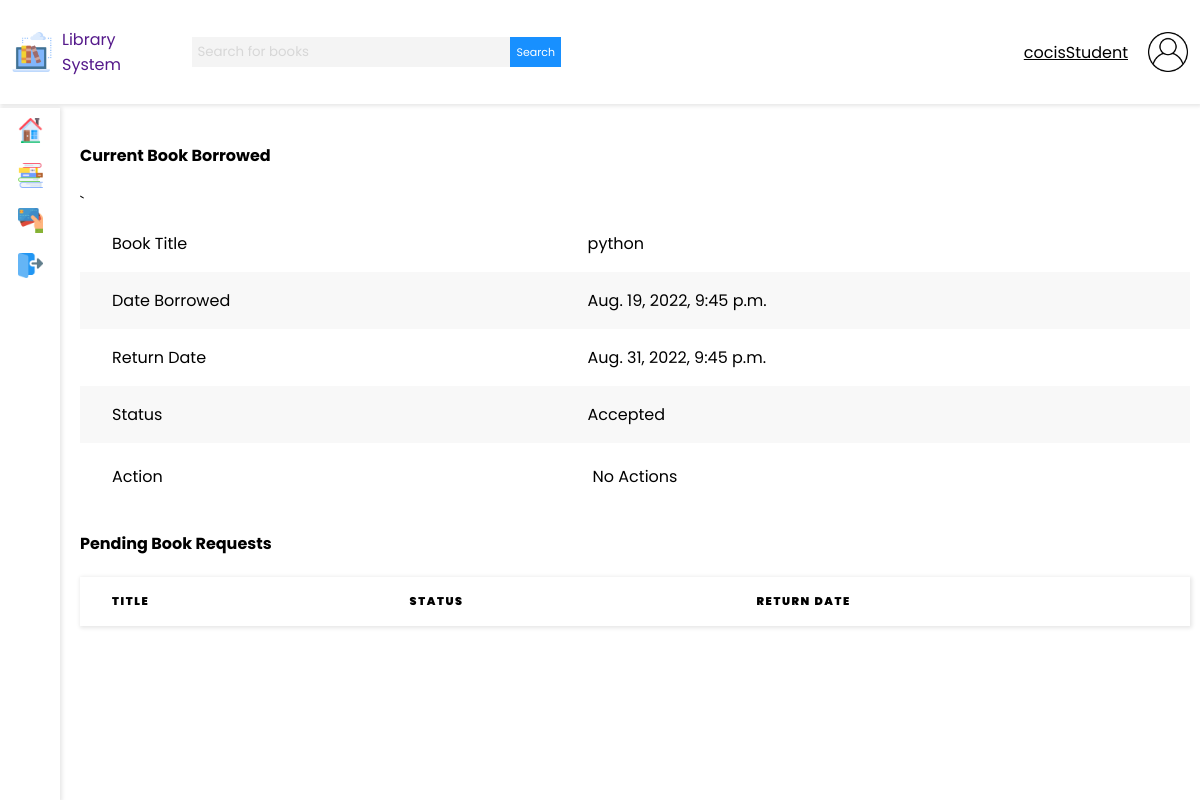
The page /books/book_requests/ (signed in) on the database its author committed.
### base/models.py (models this page shows, shortened)
class Order(models.Model):
    STATUS = (
        ('Pending', 'Pending'),
        ('Accepted', 'Accepted'),
        ('Returned', 'Returned'),
    )
    book_name = models.ForeignKey(Book, null=True, on_delete=models.SET_NULL)
    date_borrowed = models.DateTimeField(
        auto_now_add=False, auto_now=False, blank=True)
    return_date = models.DateTimeField(
        auto_now_add=False, auto_now=False, blank=True)
    status = models.CharField(max_length=200, null=True, choices=STATUS)
    student_name = models.ForeignKey(
        User, null=True, on_delete=models.SET_NULL)

class Book(models.Model):
    title = models.CharField(max_length=200)
    author = models.CharField(max_length=200)
    description = models.TextField(null=True, blank=True)
    updated = models.DateField(auto_now=True)
    updated = models.DateField(auto_now_add=True)
    def __str__(self):
        return self.title

### base/views.py (the view)
# urls.py: path('books/book_requests/', views.bookRequests, name='book_requests'),
@login_required(login_url='/login')
def bookRequests(request):
    total_orders = Order.objects.filter(
        status='Pending',
        student_name=request.user
    )
    total_orders_admin = Order.objects.filter(status='Pending')
    borrowed_books = Order.objects.filter(status="Accepted")
    user_role = Role.objects.get(user=request.user.id)
    total_books = Book.objects.count()
    current_book_borrowed = Order.objects.filter(
        student_name=request.user).order_by("-id")[:1]
    all_requests = Order.objects.all().order_by("-id")
    current = {}
    return_warn_message = ""
    if len(current_book_borrowed) > 0:
        current = current_book_borrowed[0]
        return_date = str(current.return_date).split(" ")
        now = str(datetime.now()).split(" ")
        return_date = datetime.strptime(return_date[0], '%Y-%m-%d')
        now = datetime.strptime(now[0], '%Y-%m-%d')
        diff = (now-return_date).days
        if diff >= 3 and current.status == "Accepted":
            return_warn_message = "You have been fined 5000 for exceeding the return date by 3 days"
        if diff >= 10:
            return_warn_message = "You have been fined 15000 for exceeding the return date by 10 days"
        elif diff < 1 and abs(diff) <= 3:
            return_warn_message = "You have " + \
                str(abs(diff)) + \
                " day(s) until the return date"
        elif abs(diff) < 3 and current.status == "Accepted":
            return_warn_message = "You have " + \
                str(abs(diff)) + \
                " day(s) to return this book or you will be fined. Note that you have exceeded the return date"
    else:
        current["status"] = "Returned"
    context = {
        'total_order_count': len(total_orders_admin),
        'total_orders': total_orders,
        'total_borrowed': len(borrowed_books),
        'user_role': user_role,
        'borrowed_books': borrowed_books,
        'total_books': total_books,
        "total_orders_admin": total_orders_admin,
        "current_book_borrowed": current,
        "return_warn_message": return_warn_message,
        "all_requests": all_requests
    }
    return render(request, "books/book_requests.html", context)

### templates/books/book_requests.html (shortened to what this page needs)
{% extends 'main.html' %}
{% load static %}
{% block content %}
{% if user_role.role == 'Student' %}
<div class="">
    <div class="book_request_card">
        <h4>Current Book Borrowed</h4>
        {% if current_book_borrowed.status == "Returned" %}
        <p>You have no borrowed book</p>
        {% else %}
        <table>
            <tbody>
                <tr>
                    <td>Book Title</td>
                    <td>{{ current_book_borrowed.book_name }}</td>
                </tr>
                <tr>
                    <td>Date Borrowed</td>
                    <td>{{ current_book_borrowed.date_borrowed }}</td>
                </tr>
                <tr>
                    <td>Return Date</td>
                    <td>{{ current_book_borrowed.return_date }}</td>
                </tr>
                <tr>
                    <td>Status</td>
                    <td>{{ current_book_borrowed.status }}</td>
                </tr>
                <tr>
                    <td>Action</td>
                    <td>
                        {% if current_book_borrowed.status == "Pending" %}
                        <a href="{% url 'deny_book' current_book_borrowed.id %}" class="deny-button">Cancel Request</a>
                        {% else %}
                        <p>No Actions</p>
                        {% endif %}
                    </td>
                </tr>
            </tbody>`
        </table>
        {% endif %}
    </div>
    <h4>Pending Book Requests</h4>
    <table>
        <thead>
            <tr>
                <th>Title</th>
                <th>Status</th>
                <th>Return Date</th>
            </tr>
        </thead>
    </table>
</div>
    {% endif %}
    {% endblock %}

### templates/navbar.html
{% load static %}
<nav class="navbar">
    <div class="nav-logo-search">
        <a href="" class="navbar-brand">
            <img class="navbar-image" src="{% static 'images/digital-library.png' %}" alt="">
            <span>Library System</span>
        </a>
        <form method="GET" action="" class="nav-search nav-search-responsive">
            <input value="{{ q }}" name="q" class="nav-search-input" type="text" placeholder="Search for books">
            <button class="nav-search-button" type="submit">Search</button>
        </form>
    </div>
    <div class="nav-user-profile">
        <span>{{ request.user }}</span>
        <img class="navbar-image" src="{% static 'images/user.png' %}" alt="">
    </div>
</nav>

### static/styles/main3.css (style rules this page uses)
body { font-family: 'Poppins', sans-serif; padding: 0; margin: 0; background-color: #fff; box-sizing: border-box; }
a,input,button { text-decoration: none; font-family: 'Poppins'; }
table { border-collapse: collapse; text-align: left; width: 100%; overflow-x: scroll; }
thead { box-shadow: 1px 1px 4px 1px rgba(0, 0, 0, 0.1); }
thead th { padding: 1rem 2rem; text-transform: uppercase; letter-spacing: 0.1rem; font-size: 0.7rem; font-weight: 900; }
tbody td { padding: 1rem 2rem; }
tbody tr:nth-child(even) { background-color: #f8f8f8; }
.navbar { height: 13vh; background-color: #fff; box-shadow: 1px 1px 4px 1px rgba(0, 0, 0, 0.1); display: flex; flex-direction: row; align-items: center; padding: 0 1%; position: fixed; top: 0; left: 0; width: 98%; }
.nav-logo-search { display: flex; width: 50%; justify-content: space-between; align-items: center; }
.navbar-brand { display: block; width: 30%; display: flex; align-items: center; }
.navbar-brand span { margin: 0 10px; }
.navbar-image { height: 40px; width: 40px; }
.nav-search { width: 70%; display: flex; flex-direction: row; margin: 10px 10px; }
.nav-search-input { border: 0; background-color: #f4f4f4; height: 30px; width: 80%; margin: 0; padding: 5px; outline: none; }
.nav-search-input::placeholder { color: #d7d7d7; font-family: 'Poppins'; }
.nav-search-button { background-color: #1890ff; color: #ffffff; border: 0; border-radius: 0; transition: .3s ease-in; font-size: 11px; }
.nav-user-profile { width: 50%; display: flex; justify-content: flex-end; align-items: center; }
.nav-user-profile span { margin: 0 20px; text-decoration: underline; cursor: pointer; }
.book-card h3,p { margin: 5px; }

### static/styles/main12.css (style rules this page uses)
body { font-family: 'Poppins', sans-serif; padding: 0; margin: 0; background-color: #fff; box-sizing: border-box; }
a,input,button { text-decoration: none; font-family: 'Poppins'; }
table { border-collapse: collapse; text-align: left; width: 100%; overflow-x: scroll; }
thead { box-shadow: 1px 1px 4px 1px rgba(0, 0, 0, 0.1); }
thead th { padding: 1rem 2rem; text-transform: uppercase; letter-spacing: 0.1rem; font-size: 0.7rem; font-weight: 900; }
tbody td { padding: 1rem 2rem; }
tbody tr:nth-child(even) { background-color: #f8f8f8; }
.navbar { height: 13vh; background-color: #fff; box-shadow: 1px 1px 4px 1px rgba(0, 0, 0, 0.1); display: flex; flex-direction: row; align-items: center; padding: 0 1%; position: fixed; top: 0; left: 0; width: 98%; }
.nav-logo-search { display: flex; width: 50%; justify-content: space-between; align-items: center; }
.navbar-brand { display: block; width: 30%; display: flex; align-items: center; }
.navbar-brand span { margin: 0 10px; }
.navbar-image { height: 40px; width: 40px; }
.nav-search { width: 70%; display: flex; flex-direction: row; margin: 10px 10px; }
.nav-search-input { border: 0; background-color: #f4f4f4; height: 30px; width: 80%; margin: 0; padding: 5px; outline: none; }
.nav-search-input::placeholder { color: #d7d7d7; font-family: 'Poppins'; }
.nav-search-button { background-color: #1890ff; color: #ffffff; border: 0; border-radius: 0; transition: .3s ease-in; font-size: 11px; }
.nav-user-profile { width: 50%; display: flex; justify-content: flex-end; align-items: center; }
.nav-user-profile span { margin: 0 20px; text-decoration: underline; cursor: pointer; }
.book-card h3,p { margin: 5px; }

### rows shown on the page
Order: book_name "python", date_borrowed "Aug. 19, 2022, 9:45 p.m.", return_date "Aug. 31, 2022, 9:45 p.m.", status "Accepted"

### other values the page prints
{{ request.user }} "cocisStudent"
